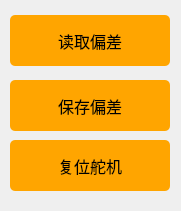
    <widget class="QWidget" name="widget_2" native="true">
     <property name="geometry">
      <rect>
       <x>485</x>
       <y>360</y>
       <width>181</width>
       <height>211</height>
      </rect>
     </property>
     <property name="font">
      <font>
       <family>Arial</family>
       <pointsize>11</pointsize>
      </font>
     </property>
     <property name="styleSheet">
      <string notr="true">#widget_2 {border:1px solid #242424;
border-color: rgb(200, 200, 200);}</string>
     </property>
     <widget class="QPushButton" name="Button_ReadDeviation">
      <property name="geometry">
       <rect>
        <x>10</x>
        <y>15</y>
        <width>160</width>
        <height>51</height>
       </rect>
      </property>
      <property name="font">
       <font>
        <family>黑体</family>
        <pointsize>12</pointsize>
       </font>
      </property>
      <property name="styleSheet">
       <string notr="true">QPushButton{background-color: rgb(255, 165, 0);}
QPushButton:hover{background-color:  rgb(255, 210, 0);}
QPushButton{border-radius:5px;}</string>
      </property>
      <property name="text">
       <string>读取偏差</string>
      </property>
     </widget>
     <widget class="QPushButton" name="Button_SaveDeviation">
      <property name="geometry">
       <rect>
        <x>10</x>
        <y>80</y>
        <width>160</width>
        <height>51</height>
       </rect>
      </property>
      <property name="font">
       <font>
        <family>黑体</family>
        <pointsize>12</pointsize>
       </font>
      </property>
      <property name="styleSheet">
       <string notr="true">QPushButton{background-color: rgb(255, 165, 0);}
QPushButton:hover{background-color:  rgb(255, 210, 0);}
QPushButton{border-radius:5px;}</string>
      </property>
      <property name="text">
       <string>保存偏差</string>
      </property>
     </widget>
     <widget class="QPushButton" name="Button_ReSetServos">
      <property name="geometry">
       <rect>
        <x>10</x>
        <y>140</y>
        <width>160</width>
        <height>51</height>
       </rect>
      </property>
      <property name="font">
       <font>
        <family>黑体</family>
        <pointsize>12</pointsize>
       </font>
      </property>
      <property name="styleSheet">
       <string notr="true">QPushButton{background-color: rgb(255, 165, 0);}
QPushButton:hover{background-color:  rgb(255, 210, 0);}
QPushButton{border-radius:5px;}</string>
      </property>
      <property name="text">
       <string>复位舵机</string>
      </property>
     </widget>
    </widget>
